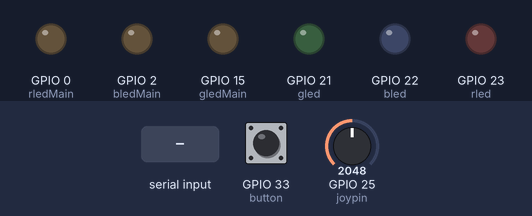
Simulated run of this sketch. Board: ESP32. Parts: output pins drawn as LEDs (lit = HIGH). Dashed ring = blinking. Inputs (shaded band) come from the test bench; at power-on: GPIO 25 (joypin) = 2048, GPIO 33 (button) HIGH. What the sketch prints to the serial monitor is not drawn.

Above: at 1.2 s.
1.3 s: GPIO 25 (joypin) set to 107
2.8 s: GPIO 25 (joypin) set to 94
At 3.25 s:
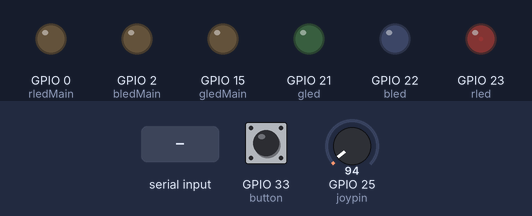
6.3 s: "w90\n" received over Serial
At 7.25 s:
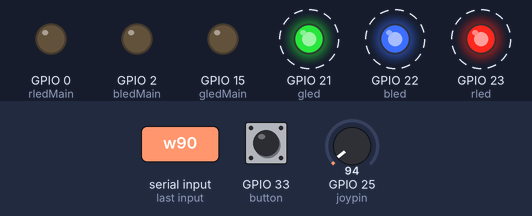
9.8 s: "90,45\n" received over Serial
At 10.25 s:
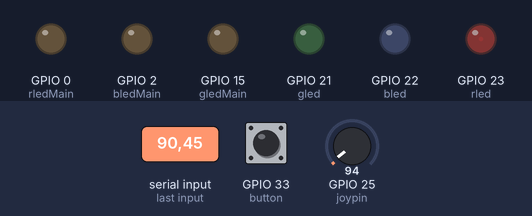
13.3 s: GPIO 33 (button) pulled LOW for 0.15 s
At 13.75 s:
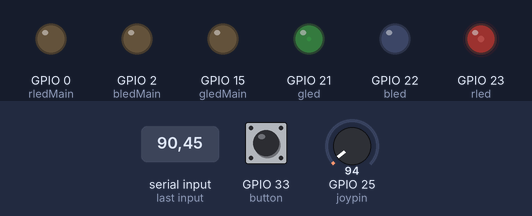
16.8 s: "b90\n" received over Serial
At 21.25 s:
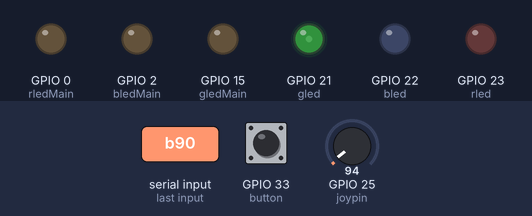
Timing chart, 0 to 24.0 s (numbered marks = the images above; inputs shaded):
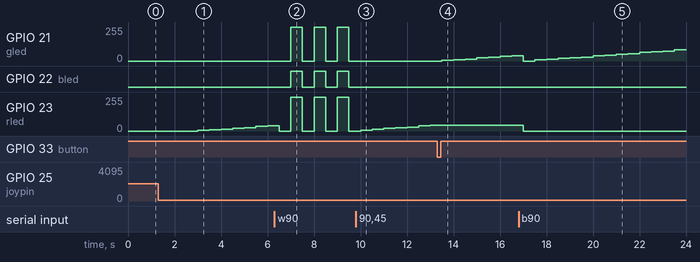

Measured:
- after the input at 1.3 s, every drawn part: stays the same
- after the input at 2.8 s, GPIO 23 (rled): moves from 0/255 to 40/255 over 3.0 s, starting after 0.20 s
- after the input at 6.3 s, GPIO 21 (gled): alternates 255/255 for 0.50 s and 0/255 for 0.50 s, starting after 0.70 s; GPIO 22 (bled): alternates HIGH for 0.50 s and LOW for 0.50 s, starting after 0.70 s
- after the input at 9.8 s, GPIO 21 (gled): stops changing and stays 0/255; GPIO 22 (bled): stops changing and stays LOW
- after the input at 13.3 s, GPIO 21 (gled): moves from 0/255 to 40/255 over 3.0 s, starting after 0.20 s; GPIO 23 (rled): stays 45/255 (without the input it goes to 50/255 after 0.20 s)
- after the input at 16.8 s, GPIO 23 (rled): 45/255 → 0/255 after 0.20 s

The sketch:

m2t2-multi.ino
```cpp
#include <EasyButton.h>

#define NO_STATE 0
#define B_STATE 1
#define T_STATE 2
#define S_STATE 3
#define W_STATE 4
#define R_STATE 5
#define CMD_BUFF_LEN 13

int rled = 23;
int bled = 22;
int gled = 21;

// int ledPins[3][3] =

int rledMain = 0;
int bledMain = 2;
int gledMain = 15;

// int ledArrays[3][3] = { {0, 0, 0}, {0, 0, 0}, {0, 0, 0}};
int ledArray[3] = {0, 0, 0}; //0 = red, 1 = green, 2 = blue
int mainLed[3] = {0, 0, 0};

int state = 0;

int joypin = 25;
EasyButton button(33);


char c; // IN char
char str[CMD_BUFF_LEN];
uint8_t idx = 0; // Reading index
String bufferRead;

int comstate = 0;

void setColors(int joyinput, int state){ //state = color index, increment = -1, 0, 1
  int increment;
  if(joyinput < 100){
    increment = 1;
  }
  else if(joyinput > 4000){
    increment = -1;
  }
  else{
    increment = 0;
  }
  ledArray[state] += increment * 5;

  if(ledArray[state] > 255){
    ledArray[state] = 255;
  }
  else if(ledArray[state] < 0){
    ledArray[state] = 0;
  }
}

void setMainLed(int r, int g, int b){
  mainLed[0] = r;
  mainLed[1] = g;
  mainLed[2] = b;
}

void setState(){
  if(state == 0){
    state = 1;
  }
  else if(state == 1){
    state = 2;
  }
  else{
    state = 0;
  }
}

int interpret(char c){
  // Serial.write(c);
  if(c == 'b'){
    return B_STATE;
  }
  else if(c == 't'){
    return T_STATE;
  }
  else if(c == 's'){
    return S_STATE;
  }
  else if(c == 'w'){
    return W_STATE;
  }
  else if(c == 'r'){
    return R_STATE;
  }
  else{
    return NO_STATE;
  }

}

void setup(){
  Serial.begin(115200);          //  setup serial
  pinMode(rled, OUTPUT);
  pinMode(bled, OUTPUT);
  pinMode(gled, OUTPUT);
  pinMode(rledMain, OUTPUT);
  pinMode(bledMain, OUTPUT);
  pinMode(gledMain, OUTPUT);
  pinMode(joypin, INPUT);
  button.begin();
  button.onPressed(setState);
}

void loop(){
  button.read();
  if(Serial.available() > 0){
    c = Serial.read();
    if(c != '\n'){ // Still reading
      str[idx++] = c; // Parse the string byte (char) by byte
      Serial.write(c);
    }
    else{ // Done reading
      str[idx] = '\0'; // Convert it to a string
      comstate = interpret(str[0]);

      if(comstate == T_STATE){
        // char buf[3];
        int i1, i2, i3;
        if (3 == sscanf(str, "%*[^0123456789]%d%*[^0123456789]%d%*[^0123456789]%d", &i1, &i2, &i3)){
          // Serial.write("T");
          mainLed[0] = i1;
          // Serial.write(itoa(mainLed[0], buf, 10));
          mainLed[1] = i2;
          // Serial.write(itoa(mainLed[1], buf, 10));
          mainLed[2] = i3;
          // Serial.write(itoa(mainLed[2], buf, 10));
        }
      }
      idx = 0;
    }
  }
  if(millis() % 500 == 0){
    int joyinput = analogRead(joypin);
    setColors(joyinput, state);

    if(comstate == B_STATE){
      Serial.write("B");
      ledArray[0] = 0;
      ledArray[1] = 0;
      ledArray[2] = 0;
      comstate = NO_STATE;
    }
    else if(comstate == T_STATE){
      // Serial.write("A");
      // ledArray[0] = mainLed[0];
      // ledArray[1] = mainLed[1];
      // ledArray[2] = mainLed[2];

      // analogWrite(rledMain, mainLed[0]);
      // analogWrite(gledMain, mainLed[1]);
      // analogWrite(bledMain, mainLed[2]);
      comstate = NO_STATE;
    }
    else if(comstate == S_STATE){
      Serial.write("S");
      char s[16];
      int index = 2;
      char buf[32];
      char cpy[16];
      buf[0] = 'p';
      buf[1] = '1'; //differ by player
      buf[2] = '\0';

      for(int i = 0; i < 3; i++){
        strncpy(cpy, " ", 1);
        strncat(buf, cpy, 1);
        strncpy(cpy, itoa(ledArray[i], s, 10), 3);
        strncat(buf, cpy, 3);
      }
      strncpy(cpy, "d", 1);
      strncat(buf, cpy, 1);

      Serial.write(buf);
      comstate = NO_STATE;
    }
    else if(comstate == W_STATE){
      Serial.write("W");
      if(millis() % 1000 >= 500){
        ledArray[0] = 0;
        ledArray[1] = 0;
        ledArray[2] = 0;
      }
      else{
        ledArray[0] = 255;
        ledArray[1] = 255;
        ledArray[2] = 255;
      }
    }
    else if(comstate == R_STATE){
      Serial.write("R");
        ledArray[0] = 0;
        ledArray[1] = 0;
        ledArray[2] = 0;
        mainLed[0] = 0;
        mainLed[1] = 0;
        mainLed[2] = 0;
      comstate = NO_STATE;
    }

    analogWrite(rledMain, mainLed[0]);
    analogWrite(gledMain, mainLed[1]);
    analogWrite(bledMain, mainLed[2]);
    analogWrite(rled, ledArray[0]);
    analogWrite(gled, ledArray[1]);
    analogWrite(bled, ledArray[2]);
    // Serial.println(ledArray[0]);
    // Serial.println(ledArray[1]);
    // Serial.println(ledArray[2]);


  }
}
```
